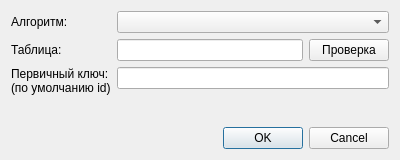
<?xml version="1.0" encoding="UTF-8"?>
<ui version="4.0">
 <class>AddTableDialog</class>
 <widget class="QDialog" name="AddTableDialog">
  <property name="geometry">
   <rect>
    <x>0</x>
    <y>0</y>
    <width>400</width>
    <height>160</height>
   </rect>
  </property>
  <property name="windowTitle">
   <string>Добавление таблицы</string>
  </property>
  <layout class="QFormLayout" name="formLayout">
   <item row="0" column="0">
    <widget class="QLabel" name="algorithmLabel">
     <property name="text">
      <string>Алгоритм:</string>
     </property>
    </widget>
   </item>
   <item row="0" column="1">
    <widget class="QComboBox" name="algorithmInput"/>
   </item>
   <item row="1" column="0">
    <widget class="QLabel" name="tableLabel">
     <property name="text">
      <string>Таблица:</string>
     </property>
    </widget>
   </item>
   <item row="1" column="1">
    <widget class="QWidget" name="widget" native="true">
     <layout class="QHBoxLayout" name="horizontalLayout">
      <property name="leftMargin">
       <number>0</number>
      </property>
      <property name="topMargin">
       <number>0</number>
      </property>
      <property name="rightMargin">
       <number>0</number>
      </property>
      <property name="bottomMargin">
       <number>0</number>
      </property>
      <item>
       <widget class="QLineEdit" name="tableInput"/>
      </item>
      <item>
       <widget class="QPushButton" name="testTableButton">
        <property name="text">
         <string>Проверка</string>
        </property>
       </widget>
      </item>
     </layout>
    </widget>
   </item>
   <item row="6" column="1">
    <widget class="QDialogButtonBox" name="buttonBox">
     <property name="standardButtons">
      <set>QDialogButtonBox::Cancel|QDialogButtonBox::Ok</set>
     </property>
    </widget>
   </item>
   <item row="2" column="1">
    <widget class="QLineEdit" name="pkInput"/>
   </item>
   <item row="5" column="1">
    <spacer name="verticalSpacer">
     <property name="orientation">
      <enum>Qt::Vertical</enum>
     </property>
     <property name="sizeHint" stdset="0">
      <size>
       <width>20</width>
       <height>40</height>
      </size>
     </property>
    </spacer>
   </item>
   <item row="2" column="0">
    <widget class="QLabel" name="pkLabel">
     <property name="text">
      <string>Первичный ключ:&lt;br&gt;(по умолчанию id)</string>
     </property>
    </widget>
   </item>
  </layout>
 </widget>
 <resources/>
 <connections>
  <connection>
   <sender>buttonBox</sender>
   <signal>accepted()</signal>
   <receiver>AddTableDialog</receiver>
   <slot>accept()</slot>
   <hints>
    <hint type="sourcelabel">
     <x>228</x>
     <y>121</y>
    </hint>
    <hint type="destinationlabel">
     <x>199</x>
     <y>79</y>
    </hint>
   </hints>
  </connection>
  <connection>
   <sender>buttonBox</sender>
   <signal>rejected()</signal>
   <receiver>AddTableDialog</receiver>
   <slot>reject()</slot>
   <hints>
    <hint type="sourcelabel">
     <x>228</x>
     <y>121</y>
    </hint>
    <hint type="destinationlabel">
     <x>199</x>
     <y>79</y>
    </hint>
   </hints>
  </connection>
  <connection>
   <sender>testTableButton</sender>
   <signal>clicked()</signal>
   <receiver>AddTableDialog</receiver>
   <slot>testTable()</slot>
   <hints>
    <hint type="sourcelabel">
     <x>355</x>
     <y>45</y>
    </hint>
    <hint type="destinationlabel">
     <x>200</x>
     <y>83</y>
    </hint>
   </hints>
  </connection>
 </connections>
 <slots>
  <slot>testTable()</slot>
 </slots>
</ui>
